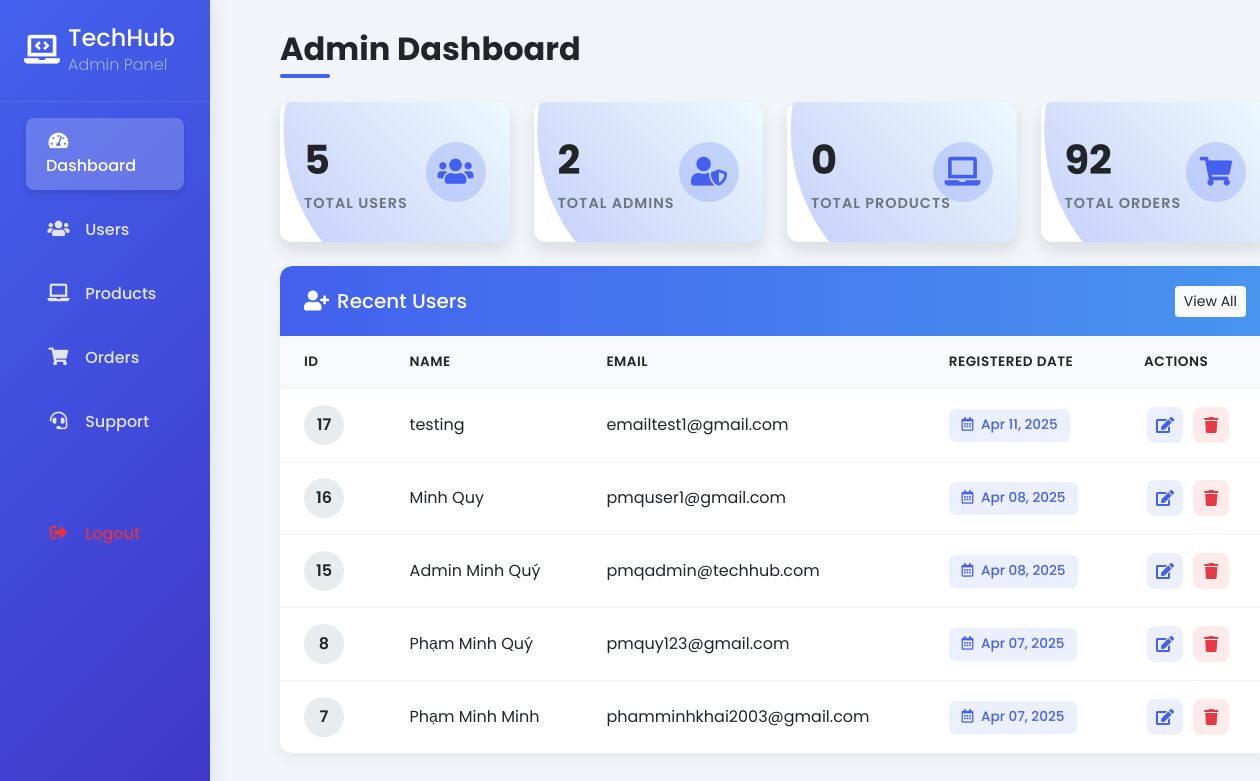
/admin/dashboard.php (signed in), run on an earlier commit of the app's database.
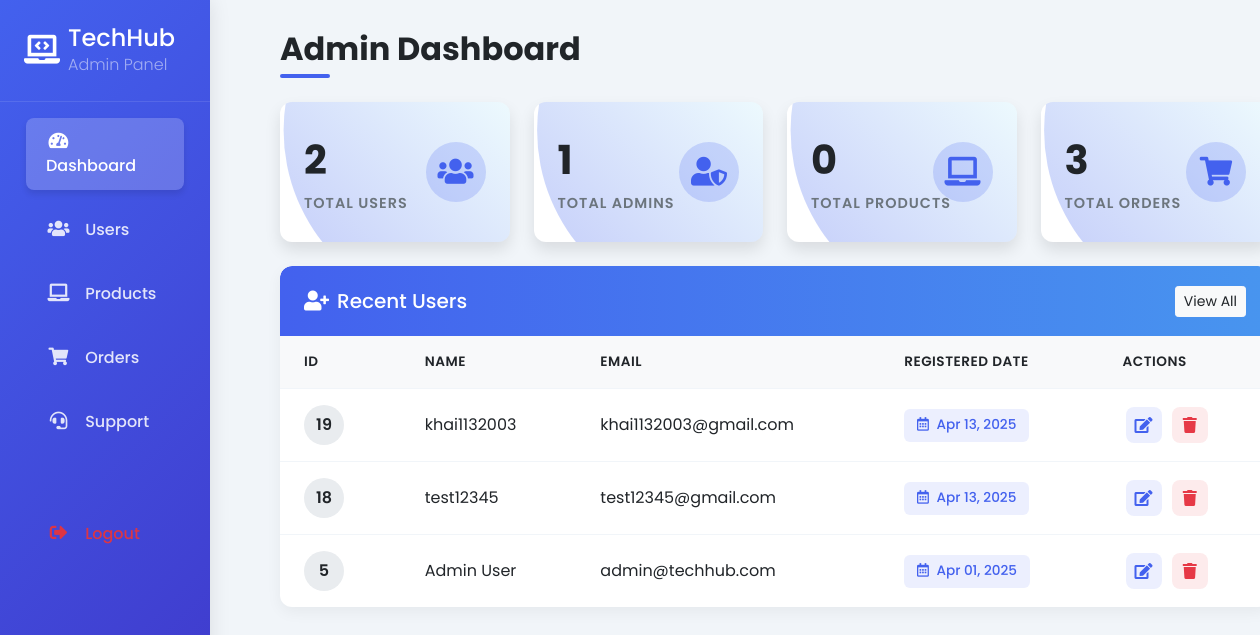
And on a later commit of the database.
### tables this page shows
CREATE TABLE `users` (
  `id` int(11) NOT NULL,
  `fullname` varchar(100) NOT NULL,
  `email` varchar(100) NOT NULL,
  `password` varchar(255) NOT NULL,
  `created_at` datetime DEFAULT current_timestamp(),
  `updated_at` datetime DEFAULT current_timestamp() ON UPDATE current_timestamp(),
  `role` enum('user','admin') NOT NULL DEFAULT 'user',
  `gender` enum('male','female','other') DEFAULT NULL,
  `phone` varchar(20) DEFAULT NULL,
  `date_of_birth` date DEFAULT NULL,
  `avatar` varchar(255) DEFAULT 'default-avatar.png'
);

### admin/dashboard.php (the view, shortened to what the changed rows need)
<?php
require_once '../db_connect.php';
$stmt = $conn->prepare("SELECT COUNT(*) as total_users FROM users WHERE role = 'user'");
$stmt->execute();
$result = $stmt->get_result();
$total_users = $result->fetch_assoc()['total_users'];
$stmt = $conn->prepare("SELECT COUNT(*) as total_admins FROM users WHERE role = 'admin'");
$stmt->execute();
$result = $stmt->get_result();
$total_admins = $result->fetch_assoc()['total_admins'];
$stmt = $conn->prepare("SELECT COUNT(*) as total_orders FROM orders");
$stmt->execute();
$result = $stmt->get_result();
$total_orders = $result->fetch_assoc()['total_orders'];
$stmt = $conn->prepare("SELECT id, fullname, email, created_at FROM users ORDER BY created_at DESC LIMIT 5");
$stmt->execute();
$recent_users = $stmt->get_result();
?>
<!DOCTYPE html>
<html lang="en">
<head>
    <link rel="stylesheet" href="https://stackpath.bootstrapcdn.com/bootstrap/4.5.2/css/bootstrap.min.css">
    <link rel="stylesheet" href="https://cdnjs.cloudflare.com/ajax/libs/font-awesome/5.15.1/css/all.min.css">
</head>
<body>
    <div class="container-fluid">
        <div class="row">
            <div class="col-md-10 main-content">
                <h2 class="page-title">Admin Dashboard</h2>
                <div class="stats-row">
                    <div class="stats-card">
                        <div class="card-counter">
                            <div class="count-numbers"><?php echo $total_users; ?></div>
                            <div class="count-name">Total Users</div>
                            <div class="icon-container">
                                <i class="fas fa-users"></i>
                            </div>
                        </div>
                    </div>
                    <div class="stats-card">
                        <div class="card-counter">
                            <div class="count-numbers"><?php echo $total_admins; ?></div>
                            <div class="count-name">Total Admins</div>
                            <div class="icon-container">
                                <i class="fas fa-user-shield"></i>
                            </div>
                        </div>
                    </div>
                    <div class="stats-card">
                        <div class="card-counter">
                            <div class="count-numbers"><?php echo $total_orders; ?></div>
                            <div class="count-name">Total Orders</div>
                            <div class="icon-container">
                                <i class="fas fa-shopping-cart"></i>
                            </div>
                        </div>
                    </div>
                </div>
                <div class="row mt-4">
                    <div class="col-md-12">
                        <div class="card">
                            <div class="card-body p-0">
                                <div class="table-responsive">
                                    <table class="table">
                                        <thead>
                                            <tr>
                                                <th>ID</th>
                                                <th>Name</th>
                                                <th>Email</th>
                                                <th>Registered Date</th>
                                                <th>Actions</th>
                                            </tr>
                                        </thead>
                                        <tbody>
                                            <?php while ($user = $recent_users->fetch_assoc()): ?>
                                            <tr>
                                                <td>
                                                    <span class="user-badge"><?php echo $user['id']; ?></span>
                                                </td>
                                                <td>
                                                    <div class="font-weight-medium"><?php echo htmlspecialchars($user['fullname']); ?></div>
                                                </td>
                                                <td><?php echo htmlspecialchars($user['email']); ?></td>
                                                <td>
                                                    <span class="date-badge">
                                                        <i class="far fa-calendar-alt mr-1"></i>
                                                        <?php echo date('M d, Y', strtotime($user['created_at'])); ?>
                                                    </span>
                                                </td>
                                                <td>
                                                    <a href="edit_user.php?id=<?php echo $user['id']; ?>" class="btn btn-action btn-primary">
                                                        <i class="fas fa-edit"></i>
                                                    </a>
                                                    <a href="delete_user.php?id=<?php echo $user['id']; ?>" class="btn btn-action btn-danger" onclick="return confirm('Are you sure you want to delete this user?')">
                                                        <i class="fas fa-trash"></i>
                                                    </a>
                                                </td>
                                            </tr>
                                            <?php endwhile; ?>
                                        </tbody>
                                    </table>
                                </div>
                            </div>
                        </div>
                    </div>
                </div>
            </div>
        </div>
    </div>
</body>
</html>

What changed in the data, as far as the page shows it:
removed users: id "17", fullname "testing", email "emailtest1@gmail.com", created_at "Apr 11, 2025"
removed users: id "16", fullname "Minh Quy", email "pmquser1@gmail.com", created_at "Apr 08, 2025"
removed users: id "15", fullname "Admin Minh Quý", email "pmqadmin@techhub.com", created_at "Apr 08, 2025"
removed users: id "8", fullname "Phạm Minh Quý", email "pmquy123@gmail.com", created_at "Apr 07, 2025"
removed users: id "7", fullname "Phạm Minh Minh", email "phamminhkhai2003@gmail.com", created_at "Apr 07, 2025"
added users: id "19", fullname "khai1132003", email "khai1132003@gmail.com", created_at "Apr 13, 2025"
added users: id "18", fullname "test12345", email "test12345@gmail.com", created_at "Apr 13, 2025"
now on this page (row unchanged): users: id "5", fullname "Admin User", email "admin@techhub.com", created_at "Apr 01, 2025"
Also different on the page:
$total_users: "5" → "2"
$total_admins: "2" → "1"
$total_orders: "92" → "3"
